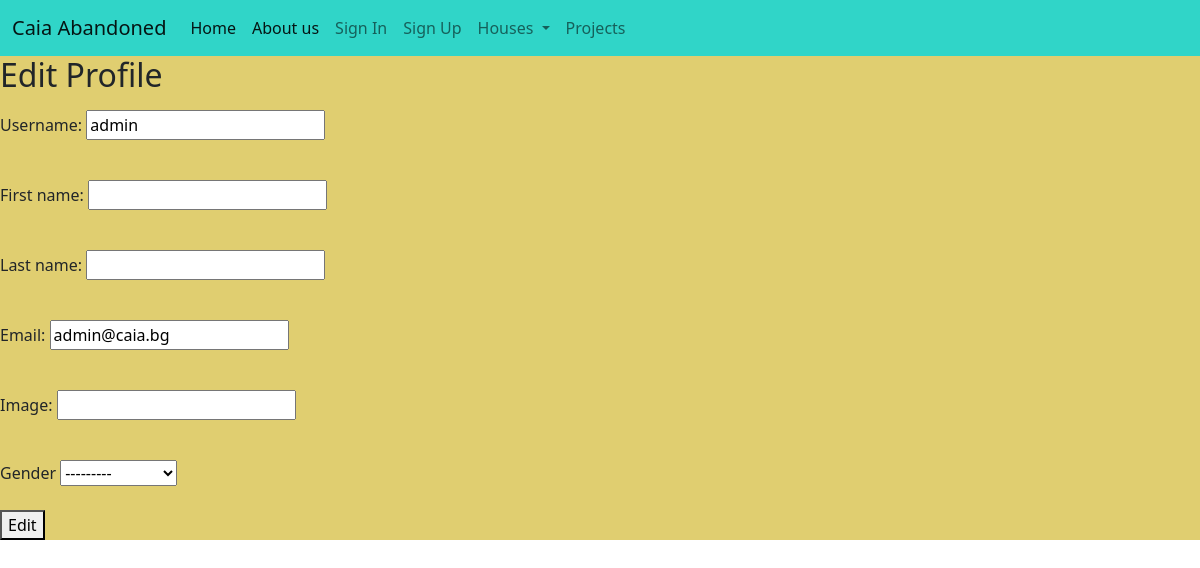
The page /accounts/profile/1/edit/ on the database as committed earlier.
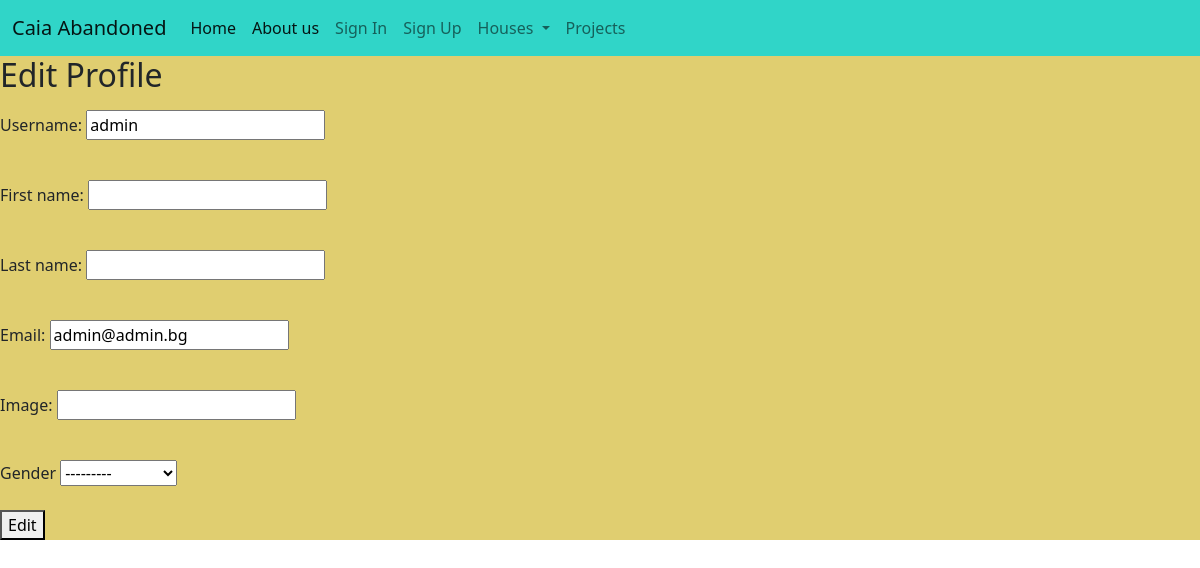
The same page on the database as committed later.
### caiaAbandoned/accounts/models.py (models this page shows, shortened)
class CaiaAbandonedUser(AbstractUser):
    username = models.CharField(max_length=30, unique=True)
    email = models.EmailField(unique=True)
    first_name = models.CharField(max_length=30)
    last_name = models.CharField(max_length=30)
    profile_picture = models.URLField()
    gender = models.CharField(max_length=12, choices=GENDER)

### caiaAbandoned/accounts/views.py (the view, shortened to what this page needs)
# urls.py: path('edit/', views.UserEditView.as_view(), name='profile-edit'),
class UserEditView(UpdateView):
    model = CaiaAbandonedUser
    form_class = CaiaUserEditForm
    template_name = 'accounts/profile-edit-page.html'

### caiaAbandoned/accounts/forms.py
class CaiaUserEditForm(forms.ModelForm):
    class Meta:
        model = CaiaAbandonedUser
        fields = ('username', 'first_name', 'last_name', 'email', 'profile_picture', 'gender')
        exclude = ('password',)
        labels = {
            'username': 'Username:',
            'first_name': 'First name:',
            'last_name': 'Last name:',
            'email': 'Email:',
            'profile_picture': 'Image:',
            'gender': 'Gender'
        }

### caiaAbandoned/accounts/templates/accounts/profile-edit-page.html (shortened to what this page needs)
{% extends 'base.html' %}
{% block content %}
    <div class="edit-delete"><h2>Edit Profile</h2>
        <form method="post"> {% csrf_token %} {% for field in form %}<p class="error"> {{ field.errors }} </p>
            <div class="label-input"><label>{{ field.label }}</label> {% if not field.label == "Gender:" %}
                {{ field }} {% endif %} </div> <br> {% endfor %}
            <button class="edit-btn" type="submit">Edit</button>
        </form>  </div>
{% endblock %}

Rows that differ between the two databases and show on the page:
changed CaiaAbandonedUser "admin": email "admin@caia.bg" → "admin@admin.bg"
